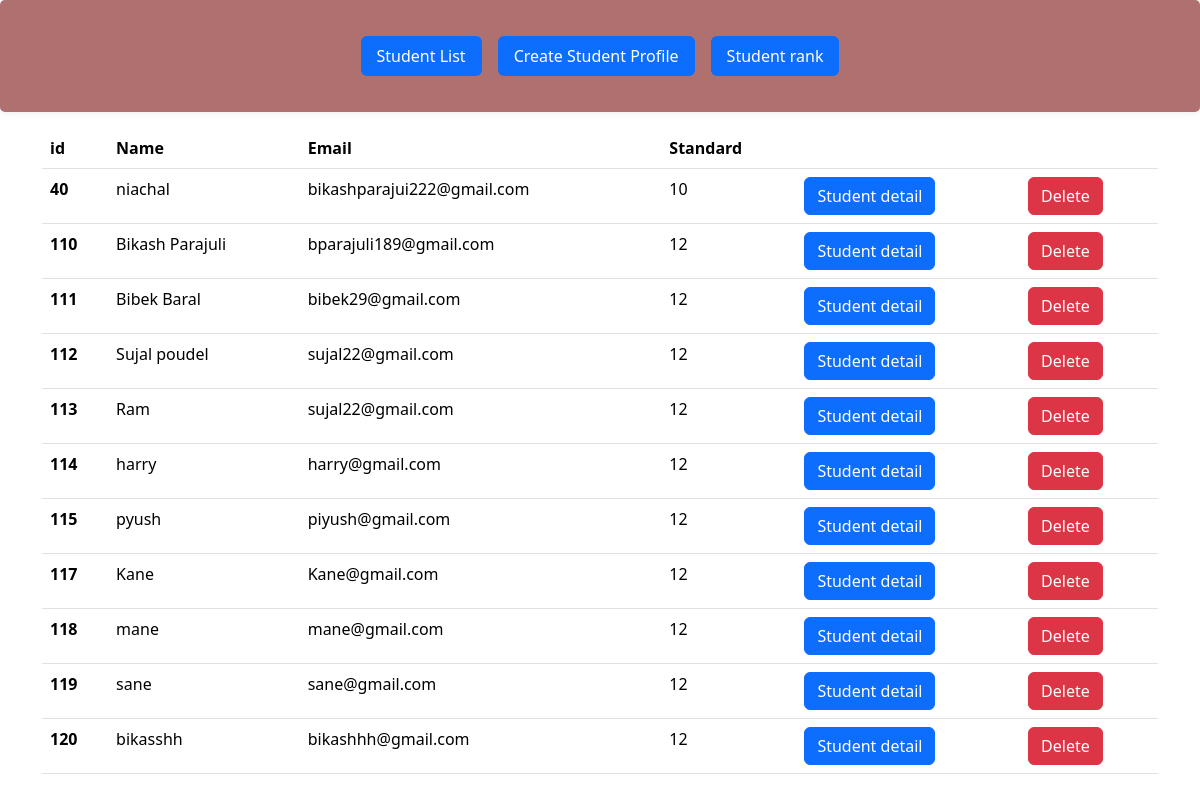
Screenshot of /student_list with the database file from the repository.
### grading_tool/models.py (models this page shows, shortened)
class Student_profile(models.Model):
    student_name = models.CharField(max_length=100)
    student_age = models.IntegerField()
    student_rollno = models.IntegerField()
    student_address = models.CharField(max_length=250)
    student_contact = models.IntegerField()
    student_email = models.CharField(blank=True, null=True, max_length=250)
    student_standard = models.IntegerField()
    student_photo = models.ImageField(upload_to='student_photos/', null=True, blank=True)

### grading_tool/views.py (the view)
# urls.py: path('student_list', StudentListView.as_view(),name='student_list'),
class StudentListView(ListView):
    model = Student_profile
    template_name = 'student_list.html'
    context_object_name = 'students'
    def get_queryset(self):
        qs = Student_profile.objects.all()
        return qs

### grading_tool/templates/student_list.html (shortened to what this page needs)
{% extends 'base.html' %}
 {% block content %}
<div class="container table mt-3">
  <table class="table">
    <thead>
      <tr>
        <th scope="col">id</th>
        <th scope="col">Name</th>
        <th scope="col">Email</th>
        <th scope="col">Standard</th>
        <th scope="col"></th>
      </tr>
    </thead>
    <tbody>
      {% for student in students %}
      <tr>
        <th scope="row">{{student.id}}</th>
        <td>{{ student.student_name }}</td>
        <td>{{ student.student_email }}</td>
        <td>{{ student.student_standard }}</td>
        <td>
          <a href="{% url 'detail' student.id %}" class="btn btn-primary"
            >Student detail</a
          >
        </td>
        <td>
          <a href="{% url 'delete' student.id %}" class="btn btn-danger"
            >Delete</a
          >
        </td>
      </tr>
      {% endfor %}
    </tbody>
  </table>
</div>
{% endblock %}

### rows the page displays
Student_profile: id "40", student_name "niachal", student_email "bikashparajui222@gmail.com", student_standard "10"
Student_profile: id "110", student_name "Bikash Parajuli", student_email "bparajuli189@gmail.com", student_standard "12"
Student_profile: id "111", student_name "Bibek Baral", student_email "bibek29@gmail.com", student_standard "12"
Student_profile: id "112", student_name "Sujal poudel", student_email "sujal22@gmail.com", student_standard "12"
Student_profile: id "113", student_name "Ram", student_email "sujal22@gmail.com", student_standard "12"
Student_profile: id "114", student_name "harry", student_email "harry@gmail.com", student_standard "12"
Student_profile: id "115", student_name "pyush", student_email "piyush@gmail.com", student_standard "12"
Student_profile: id "117", student_name "Kane", student_email "Kane@gmail.com", student_standard "12"
Student_profile: id "118", student_name "mane", student_email "mane@gmail.com", student_standard "12"
Student_profile: id "119", student_name "sane", student_email "sane@gmail.com", student_standard "12"
Student_profile: id "120", student_name "bikasshh", student_email "bikashhh@gmail.com", student_standard "12"
